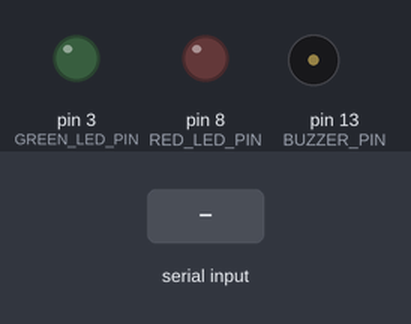
Simulated run of this sketch. Board: Arduino Uno, built with avr-gcc and run on an emulated ATmega328P. Parts: output pins drawn as LEDs (lit = HIGH), buzzer (waves = sounding). Dashed ring = blinking. Inputs (shaded band) come from the test bench. Pins used as bus, display or sensor lines are not drawn; what the sketch prints to the serial monitor is not drawn.

Above: at 1.5 s.
1.6 s: "BENIGN\n" received over Serial
At 1.78 s:
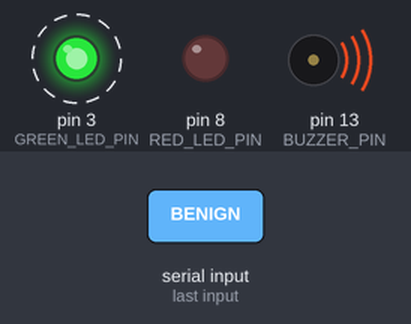
4.6 s: "RANSOMWARE\n" received over Serial
At 5.2 s:
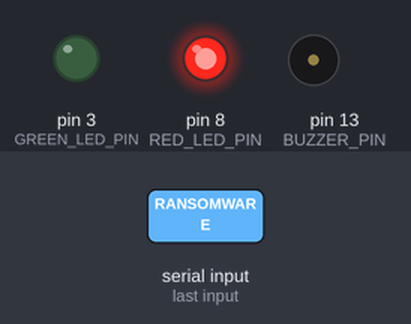
6.2 s: "TEST\n" received over Serial
At 8.04 s:
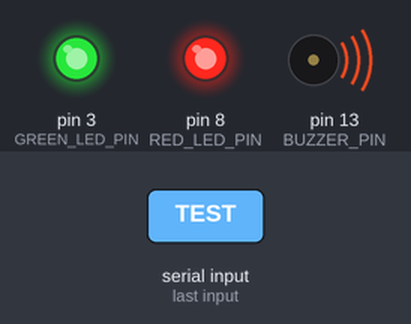
Timing chart, 0 to 9.7 s (numbered marks = the images above; inputs shaded):
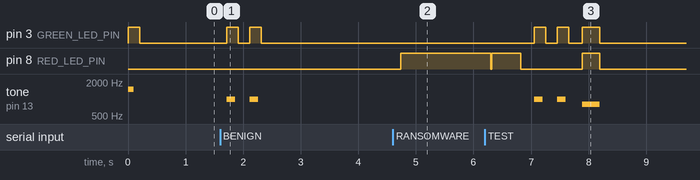

Measured:
- after the input at 1.6 s, pin 3 (GREEN_LED_PIN): alternates HIGH for 0.20 s and LOW for 0.20 s, 4 changes in all, then stays LOW, starting after 0.11 s; tone on pin 13 (BUZZER_PIN): alternates 1000 Hz for 0.15 s and silent for 0.25 s, 4 changes in all, then stays silent, starting after 0.11 s
- after the input at 4.6 s, pin 8 (RED_LED_PIN): LOW → HIGH after 0.14 s
- after the input at 6.2 s, pin 3 (GREEN_LED_PIN): goes HIGH 0.20 s, LOW 0.20 s, HIGH 0.20 s, LOW 0.24 s, HIGH 0.30 s, then LOW, starting after 0.85 s; tone on pin 13 (BUZZER_PIN): plays 1000 Hz for 0.15 s, 1000 Hz for 0.15 s, 800 Hz for 0.30 s, starting after 0.85 s

The sketch:

alert.ino
```cpp
// //*
//  * Arduino Ransomware Detection Alert System - UPDATED VERSION
//  * Includes Green LED flashing + soft beep for benign files
//  */

// // Pin definitions
// const int RED_LED_PIN = 8;     // Red LED for malicious files
// const int GREEN_LED_PIN = 3;   // Green LED for benign files
// const int BUZZER_PIN = 13;     // Buzzer for audio alerts

// // Timing constants
// const unsigned long RANSOMWARE_ALERT_DURATION = 5000;  // 5 seconds for ransomware alert
// const unsigned long BUZZER_BEEP_DURATION = 200;        // 200ms beep duration
// const unsigned long BUZZER_PAUSE_DURATION = 100;       // 100ms pause between beeps
// const int MAX_BUZZER_BEEPS = 10;

// // State variables
// unsigned long alertStartTime = 0;
// unsigned long lastBuzzerTime = 0;
// bool isRansomwareAlert = false;
// bool buzzerState = false;
// int buzzerBeepCount = 0;

// // String buffer for serial commands
// String inputString = "";
// bool stringComplete = false;

// void setup() {
//   Serial.begin(9600);

//   pinMode(RED_LED_PIN, OUTPUT);
//   pinMode(GREEN_LED_PIN, OUTPUT);
//   pinMode(BUZZER_PIN, OUTPUT);

//   digitalWrite(RED_LED_PIN, LOW);
//   digitalWrite(GREEN_LED_PIN, LOW);
//   digitalWrite(BUZZER_PIN, LOW);

//   inputString.reserve(50);

//   startupSequence();

//   Serial.println("Arduino Ransomware Detector Ready");
//   Serial.println("Waiting for commands...");
//   Serial.flush();
// }

// void loop() {
//   handleSerialInput();
//   updateAlerts();
//   delay(10);
// }

// void handleSerialInput() {
//   while (Serial.available()) {
//     char inChar = (char)Serial.read();
//     if (inChar == '\n' || inChar == '\r') {
//       if (inputString.length() > 0) {
//         stringComplete = true;
//       }
//     } else if (inChar >= 32) {
//       inputString += inChar;
//     }
//   }

//   if (stringComplete) {
//     processCommand(inputString);
//     inputString = "";
//     stringComplete = false;
//   }
// }

// void processCommand(String command) {
//   command.trim();
//   command.toUpperCase();

//   Serial.print("🔍 Received command: '");
//   Serial.print(command);
//   Serial.println("'");

//   if (command == "RANSOMWARE") {
//     triggerRansomwareAlert();
//   } else if (command == "BENIGN") {
//     triggerBenignAlert();
//   } else if (command == "TEST") {
//     runSystemTest();
//   } else if (command == "STOP" || command == "OFF") {
//     stopAllAlerts();
//   } else if (command == "STATUS") {
//     reportStatus();
//   } else if (command.length() > 0) {
//     Serial.print("❌ Unknown command: '");
//     Serial.print(command);
//     Serial.println("'");
//   }

//   Serial.flush();
// }

// void triggerRansomwareAlert() {
//   Serial.println("🚨 RANSOMWARE DETECTED! Activating alert system...");
//   stopAllAlerts();

//   isRansomwareAlert = true;
//   alertStartTime = millis();
//   buzzerBeepCount = 0;

//   digitalWrite(RED_LED_PIN, HIGH);
//   digitalWrite(BUZZER_PIN, HIGH);
//   buzzerState = true;
//   lastBuzzerTime = millis();

//   Serial.println("✓ Red LED ON, Buzzer ACTIVE");
//   Serial.flush();
// }

// void triggerBenignAlert() {
//   Serial.println("✅ Benign file detected - Safe");
//   stopAllAlerts();

//   // Flash green LED twice with soft beeps
//   for (int i = 0; i < 2; i++) {
//     digitalWrite(GREEN_LED_PIN, HIGH);
//     digitalWrite(BUZZER_PIN, HIGH);
//     delay(200);
//     digitalWrite(GREEN_LED_PIN, LOW);
//     digitalWrite(BUZZER_PIN, LOW);
//     delay(200);
//   }

//   Serial.println("✓ Green LED blinked twice with soft beeps");
//   Serial.flush();
// }

// void runSystemTest() {
//   Serial.println("🔧 Running system test...");
//   Serial.flush();
//   stopAllAlerts();

//   // Test Red LED
//   Serial.println("Testing Red LED...");
//   digitalWrite(RED_LED_PIN, HIGH);
//   delay(500);
//   digitalWrite(RED_LED_PIN, LOW);
//   delay(200);

//   // Test Green LED + Beep (benign simulation)
//   Serial.println("Testing Green LED + soft beep...");
//   for (int i = 0; i < 2; i++) {
//     digitalWrite(GREEN_LED_PIN, HIGH);
//     digitalWrite(BUZZER_PIN, HIGH);
//     delay(200);
//     digitalWrite(GREEN_LED_PIN, LOW);
//     digitalWrite(BUZZER_PIN, LOW);
//     delay(200);
//   }

//   // Test all together
//   Serial.println("Testing all components together...");
//   digitalWrite(RED_LED_PIN, HIGH);
//   digitalWrite(GREEN_LED_PIN, HIGH);
//   digitalWrite(BUZZER_PIN, HIGH);
//   delay(300);
//   digitalWrite(RED_LED_PIN, LOW);
//   digitalWrite(GREEN_LED_PIN, LOW);
//   digitalWrite(BUZZER_PIN, LOW);

//   Serial.println("✅ System test completed successfully!");
//   Serial.flush();
// }

// void updateAlerts() {
//   unsigned long currentTime = millis();

//   if (isRansomwareAlert) {
//     if (currentTime - alertStartTime >= RANSOMWARE_ALERT_DURATION) {
//       stopRansomwareAlert();
//       return;
//     }

//     if (buzzerBeepCount < MAX_BUZZER_BEEPS) {
//       if (buzzerState && (currentTime - lastBuzzerTime >= BUZZER_BEEP_DURATION)) {
//         digitalWrite(BUZZER_PIN, LOW);
//         buzzerState = false;
//         lastBuzzerTime = currentTime;
//       } else if (!buzzerState && (currentTime - lastBuzzerTime >= BUZZER_PAUSE_DURATION)) {
//         digitalWrite(BUZZER_PIN, HIGH);
//         buzzerState = true;
//         lastBuzzerTime = currentTime;
//         buzzerBeepCount++;
//       }
//     } else {
//       digitalWrite(BUZZER_PIN, LOW);
//       buzzerState = false;
//     }
//   }
// }

// void stopRansomwareAlert() {
//   Serial.println("Ransomware alert completed");
//   isRansomwareAlert = false;
//   digitalWrite(RED_LED_PIN, LOW);
//   digitalWrite(BUZZER_PIN, LOW);
//   buzzerState = false;
//   buzzerBeepCount = 0;
//   Serial.flush();
// }

// void stopAllAlerts() {
//   Serial.println("Stopping all alerts");
//   isRansomwareAlert = false;

//   digitalWrite(RED_LED_PIN, LOW);
//   digitalWrite(GREEN_LED_PIN, LOW);
//   digitalWrite(BUZZER_PIN, LOW);

//   buzzerState = false;
//   buzzerBeepCount = 0;
//   Serial.flush();
// }

// void reportStatus() {
//   Serial.println("=== SYSTEM STATUS ===");
//   Serial.print("Red LED (Pin 8): ");
//   Serial.println(digitalRead(RED_LED_PIN) ? "ON" : "OFF");
//   Serial.print("Green LED (Pin 3): ");
//   Serial.println(digitalRead(GREEN_LED_PIN) ? "ON" : "OFF");
//   Serial.print("Buzzer (Pin 13): ");
//   Serial.println(digitalRead(BUZZER_PIN) ? "ON" : "OFF");
//   Serial.print("Ransomware Alert Active: ");
//   Serial.println(isRansomwareAlert ? "YES" : "NO");
//   Serial.println("====================");
//   Serial.flush();
// }

// void startupSequence() {
//   digitalWrite(GREEN_LED_PIN, HIGH);
//   delay(200);
//   digitalWrite(GREEN_LED_PIN, LOW);
//   delay(100);

//   digitalWrite(BUZZER_PIN, HIGH);
//   delay(100);
//   digitalWrite(BUZZER_PIN, LOW);
// }


/*
 * Arduino Ransomware Detection Alert System - FIXED VERSION
 * Fixed the command processing issue causing wrong responses
 */

// Pin definitions
const int RED_LED_PIN = 8;     // Red LED for malicious files
const int GREEN_LED_PIN = 3;   // Green LED for benign files
const int BUZZER_PIN = 13;     // Buzzer for audio alerts

// Timing constants
const unsigned long RANSOMWARE_ALERT_DURATION = 5000;  // 5 seconds for ransomware alert
const unsigned long BUZZER_BEEP_DURATION = 200;        // 200ms beep duration
const unsigned long BUZZER_PAUSE_DURATION = 100;       // 100ms pause between beeps
const int MAX_BUZZER_BEEPS = 10;

// State variables
unsigned long alertStartTime = 0;
unsigned long lastBuzzerTime = 0;
bool isRansomwareAlert = false;
bool buzzerState = false;
int buzzerBeepCount = 0;

// String buffer for serial commands - FIXED: Proper initialization
String inputString = "";
bool stringComplete = false;

void setup() {
  Serial.begin(9600);

  // Initialize pins
  pinMode(RED_LED_PIN, OUTPUT);
  pinMode(GREEN_LED_PIN, OUTPUT);
  pinMode(BUZZER_PIN, OUTPUT);

  // Ensure all outputs start OFF
  digitalWrite(RED_LED_PIN, LOW);
  digitalWrite(GREEN_LED_PIN, LOW);
  digitalWrite(BUZZER_PIN, LOW);

  // Reserve space for input string
  inputString.reserve(50);

  // Startup sequence
  startupSequence();

  // Clear any garbage in serial buffer
  while(Serial.available()) {
    Serial.read();
  }

  Serial.println("Arduino Ransomware Detector Ready");
  Serial.println("Waiting for commands...");
  Serial.flush();
}

void loop() {
  handleSerialInput();
  updateAlerts();
  delay(10); // Small delay to prevent overwhelming the system
}

void handleSerialInput() {
  while (Serial.available()) {
    char inChar = (char)Serial.read();

    // FIXED: Better handling of line endings and garbage characters
    if (inChar == '\n' || inChar == '\r') {
      if (inputString.length() > 0) {
        stringComplete = true;
        break; // Process immediately when complete
      }
    } else if (inChar >= 32 && inChar <= 126) { // Only printable ASCII characters
      inputString += inChar;
    }
    // Ignore other characters (like null bytes, control chars)
  }

  if (stringComplete) {
    processCommand(inputString);
    inputString = "";
    stringComplete = false;
  }
}

void processCommand(String command) {
  // FIXED: Better command cleaning and validation
  command.trim();
  command.toUpperCase();

  // Ignore empty commands
  if (command.length() == 0) {
    return;
  }

  Serial.print("🔍 Received command: '");
  Serial.print(command);
  Serial.println("'");
  Serial.flush();

  // FIXED: More precise command matching
  if (command.equals("RANSOMWARE")) {
    triggerRansomwareAlert();
  } else if (command.equals("BENIGN")) {
    triggerBenignAlert();
  } else if (command.equals("TEST")) {
    runSystemTest();
  } else if (command.equals("STOP") || command.equals("OFF")) {
    stopAllAlerts();
  } else if (command.equals("STATUS")) {
    reportStatus();
  } else {
    Serial.print("❌ Unknown command: '");
    Serial.print(command);
    Serial.println("'");
    Serial.flush();
  }
}

void triggerRansomwareAlert() {
  Serial.println("🚨 RANSOMWARE DETECTED! Activating alert system...");
  Serial.flush();

  stopAllAlerts(); // Clear any existing alerts first

  isRansomwareAlert = true;
  alertStartTime = millis();
  buzzerBeepCount = 0;

  digitalWrite(RED_LED_PIN, HIGH);
  digitalWrite(BUZZER_PIN, HIGH);
  buzzerState = true;
  lastBuzzerTime = millis();

  Serial.println("✓ Red LED ON, Buzzer ACTIVE");
  Serial.flush();
}

void triggerBenignAlert() {
  Serial.println("✅ Benign file detected - Safe");
  Serial.flush();

  stopAllAlerts(); // Clear any existing alerts first

  // Flash green LED twice with soft beeps
  for (int i = 0; i < 2; i++) {
    digitalWrite(GREEN_LED_PIN, HIGH);
    tone(BUZZER_PIN, 1000, 150); // Soft tone instead of direct buzzer control
    delay(200);
    digitalWrite(GREEN_LED_PIN, LOW);
    noTone(BUZZER_PIN);
    delay(200);
  }

  Serial.println("✓ Green LED blinked twice with soft beeps");
  Serial.flush();
}

void runSystemTest() {
  Serial.println("🔧 Running system test...");
  Serial.flush();

  stopAllAlerts();

  // Test Red LED
  Serial.println("Testing Red LED...");
  Serial.flush();
  digitalWrite(RED_LED_PIN, HIGH);
  delay(500);
  digitalWrite(RED_LED_PIN, LOW);
  delay(200);

  // Test Green LED + Beep (benign simulation)
  Serial.println("Testing Green LED + soft beep...");
  Serial.flush();
  for (int i = 0; i < 2; i++) {
    digitalWrite(GREEN_LED_PIN, HIGH);
    tone(BUZZER_PIN, 1000, 150);
    delay(200);
    digitalWrite(GREEN_LED_PIN, LOW);
    noTone(BUZZER_PIN);
    delay(200);
  }

  // Test all together
  Serial.println("Testing all components together...");
  Serial.flush();
  digitalWrite(RED_LED_PIN, HIGH);
  digitalWrite(GREEN_LED_PIN, HIGH);
  tone(BUZZER_PIN, 800, 300);
  delay(300);
  digitalWrite(RED_LED_PIN, LOW);
  digitalWrite(GREEN_LED_PIN, LOW);
  noTone(BUZZER_PIN);

  Serial.println("✅ System test completed successfully!");
  Serial.flush();
}

void updateAlerts() {
  unsigned long currentTime = millis();

  if (isRansomwareAlert) {
    // Check if alert duration has expired
    if (currentTime - alertStartTime >= RANSOMWARE_ALERT_DURATION) {
      stopRansomwareAlert();
      return;
    }

    // Handle buzzer beeping pattern
    if (buzzerBeepCount < MAX_BUZZER_BEEPS) {
      if (buzzerState && (currentTime - lastBuzzerTime >= BUZZER_BEEP_DURATION)) {
        digitalWrite(BUZZER_PIN, LOW);
        buzzerState = false;
        lastBuzzerTime = currentTime;
      } else if (!buzzerState && (currentTime - lastBuzzerTime >= BUZZER_PAUSE_DURATION)) {
        digitalWrite(BUZZER_PIN, HIGH);
        buzzerState = true;
        lastBuzzerTime = currentTime;
        buzzerBeepCount++;
      }
    } else {
      // Stop buzzer after max beeps, but keep LED on
      digitalWrite(BUZZER_PIN, LOW);
      buzzerState = false;
    }
  }
}

void stopRansomwareAlert() {
  Serial.println("⏹️ Ransomware alert completed");
  Serial.flush();

  isRansomwareAlert = false;
  digitalWrite(RED_LED_PIN, LOW);
  digitalWrite(BUZZER_PIN, LOW);
  buzzerState = false;
  buzzerBeepCount = 0;
}

void stopAllAlerts() {
  Serial.println("⏹️ Stopping all alerts");
  Serial.flush();

  isRansomwareAlert = false;

  digitalWrite(RED_LED_PIN, LOW);
  digitalWrite(GREEN_LED_PIN, LOW);
  digitalWrite(BUZZER_PIN, LOW);
  noTone(BUZZER_PIN); // Also stop any tone

  buzzerState = false;
  buzzerBeepCount = 0;
}

void reportStatus() {
  Serial.println("=== SYSTEM STATUS ===");
  Serial.print("Red LED (Pin 8): ");
  Serial.println(digitalRead(RED_LED_PIN) ? "ON" : "OFF");
  Serial.print("Green LED (Pin 3): ");
  Serial.println(digitalRead(GREEN_LED_PIN) ? "ON" : "OFF");
  Serial.print("Buzzer (Pin 13): ");
  Serial.println(digitalRead(BUZZER_PIN) ? "ON" : "OFF");
  Serial.print("Ransomware Alert Active: ");
  Serial.println(isRansomwareAlert ? "YES" : "NO");
  Serial.println("====================");
  Serial.flush();
}

void startupSequence() {
  // Simple startup indication
  digitalWrite(GREEN_LED_PIN, HIGH);
  tone(BUZZER_PIN, 1500, 100);
  delay(200);
  digitalWrite(GREEN_LED_PIN, LOW);
  noTone(BUZZER_PIN);
  delay(100);
}
```
